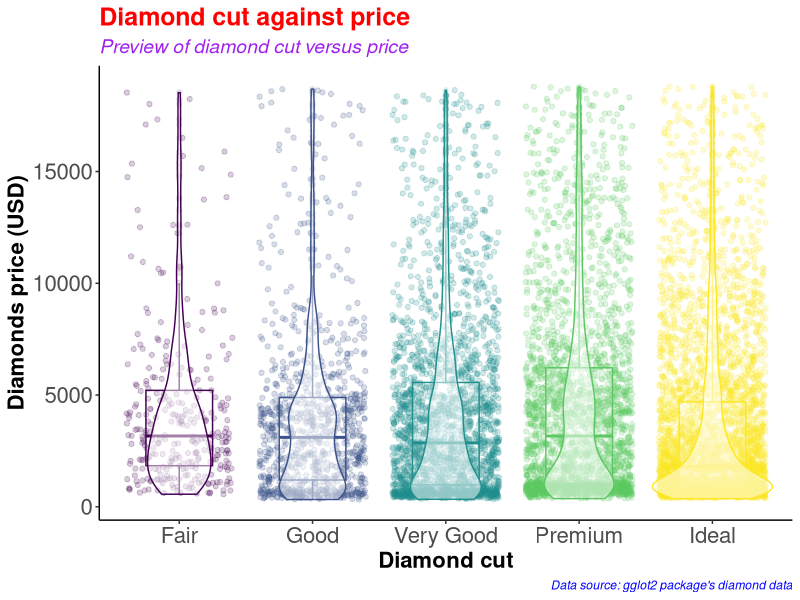
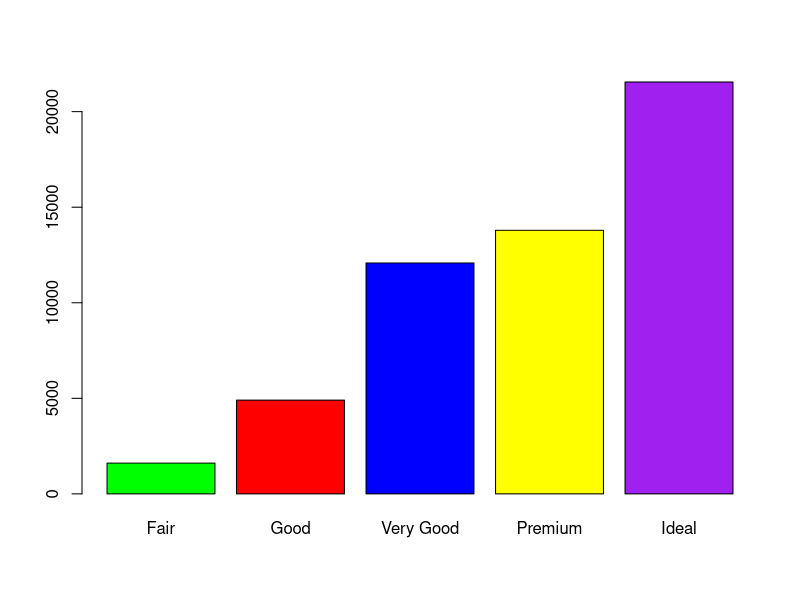
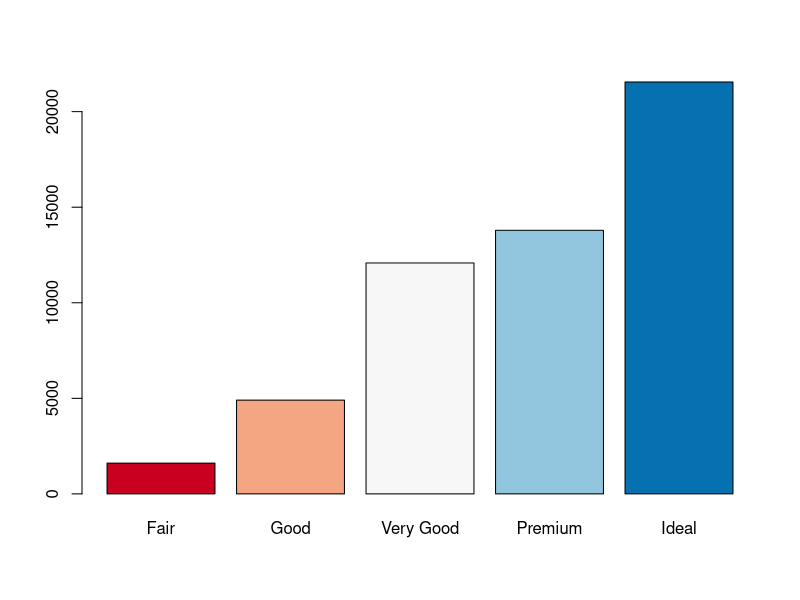
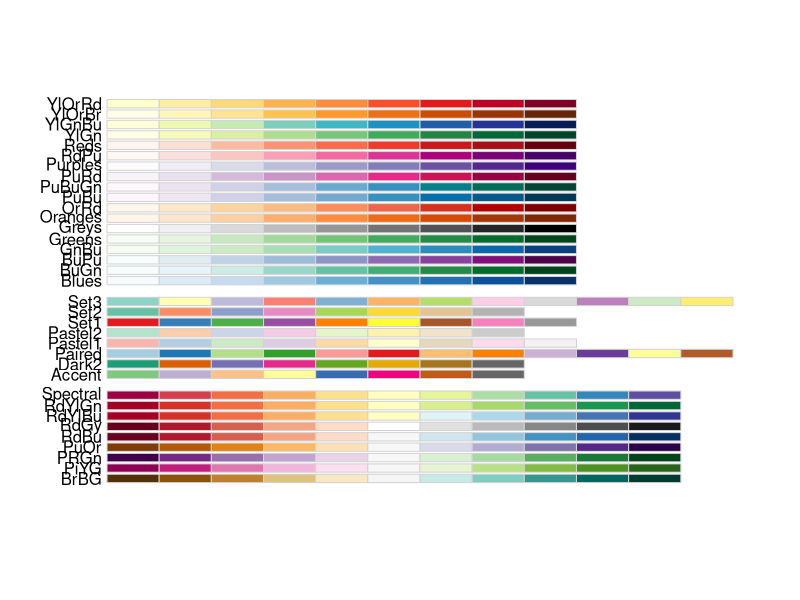
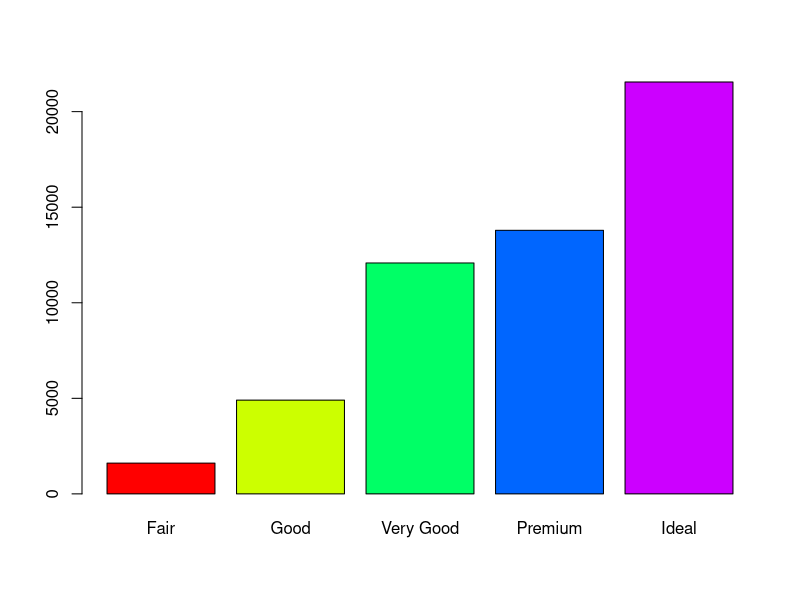
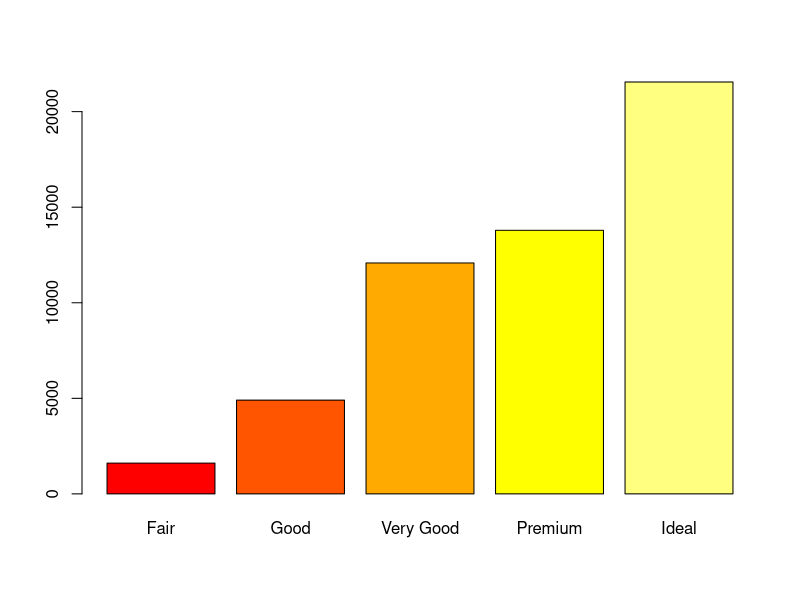
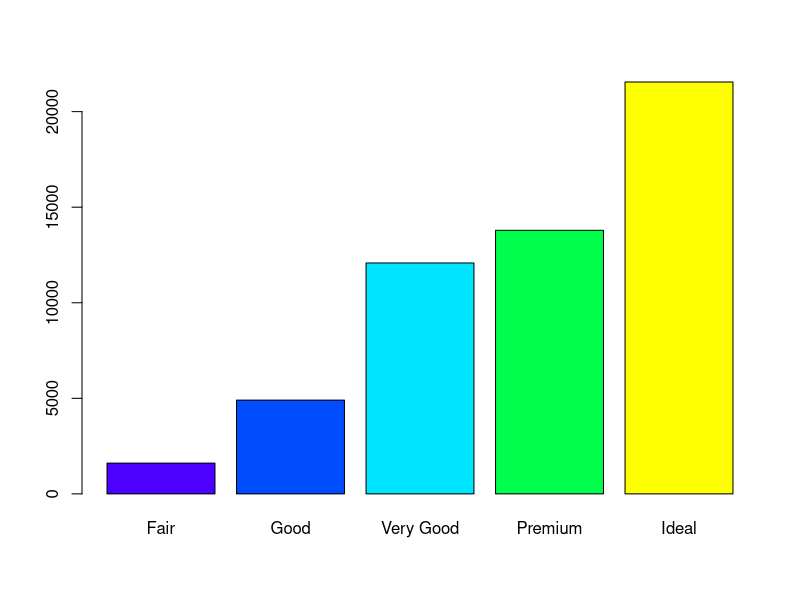
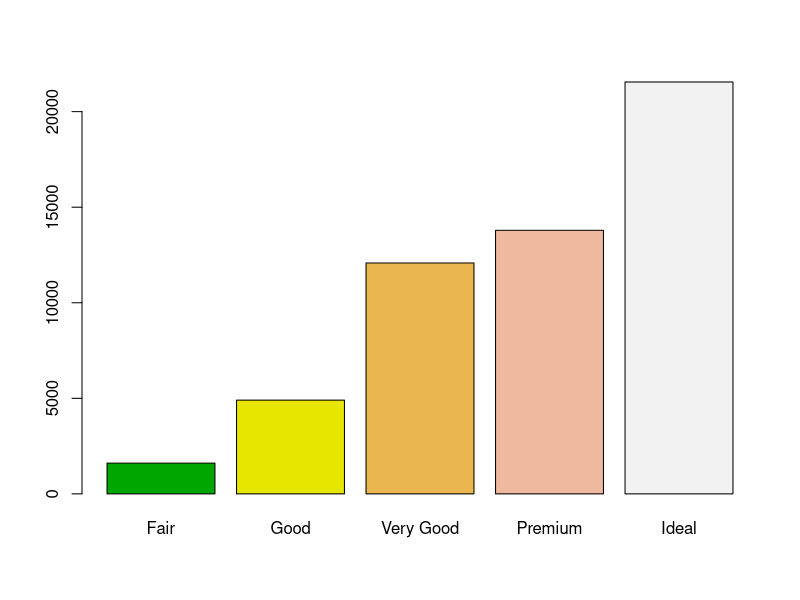

Source code (R) for these figures, in order:
#########################################
# Name: Wyclife Agumba Oluoch           #   
# E-mail: wyclifeoluoch@gmail.com       #
# GitHub: https://github.com/Wycology   #
# Task: Boxplot and violin plots in one #
# Date: 4th Jan 2021                    #
# Last edited: 3rd Sept 2021            #
#########################################

# Loading the necessary libraries for the project

base::library(tidyverse) # This is for data wrangling and plotting.
base::library(RColorBrewer) # This is for generating color pallets for the plots.

diamonds_df <- diamonds # Saving the diamonds data-set to a new object in R.

utils::head(diamonds) # Checking the variables in the data-set for subsequent analyses
base::nrow(diamonds) # Checking for the number of rows in the data. 53940 observations
base::ncol(diamonds) # Checking the number of variables in the data-set. 10 variables

diamonds_df %>% # Picking the diamonds data, and then
  dplyr::slice_sample(n = 0.2*(nrow(diamonds))) %>% # Picking a portion of the data-set
  ggplot2::ggplot(ggplot2::aes(x = cut, y = price, color = cut)) + # Adding the mapping variables
  ggplot2::geom_point(position = "jitter", alpha = 0.2) + # Adding jitter and alpha
  ggplot2::geom_boxplot(alpha = 0.1, width = 0.5) + # Modifying dimensions of the boxplot 
  ggplot2::geom_violin(alpha = 0.5) + # Adding violin plot on top of the box and jitter
  ggplot2::theme_classic() + # Adding my preferred theme for publication.
  ggplot2::theme(legend.position = "none") + # Removing the legend; it is on the x-axis
  ggplot2::labs(x = "Diamond cut", # Labels the x-axis.
       y = "Diamonds price (USD)", # Labeling the y-axis
       title = "Diamond cut against price", # Setting tibble of the plot
       subtitle = "Preview of diamond cut versus price", # Descriptive title beneath TITLE
       caption = "Data source: gglot2 package's diamond data") +
  ggplot2::theme(axis.text = ggplot2::element_text(size=16), # Size of labels on tick-marks
        axis.title = ggplot2::element_text(size=16,face="bold")) + # Size of axis labels
  ggplot2::theme(plot.title = ggplot2::element_text(color = 'red', size = 18, face = 'bold'),
        plot.subtitle = ggplot2::element_text(color = 'purple', size = 14, face = 'italic'),
        plot.caption = ggplot2::element_text(color = 'blue', face = 'italic'))

diamonds %>% # Picking the diamonds data, and then
  dplyr::filter(cut == 'Very Good') %>% # Picking the very good cut 
  base::nrow() # counting the number of rows with very good cut

diamonds %>% 
  dplyr::select(cut) %>% 
  base::table() %>% 
  graphics::barplot(col = c('green', 'red', 'blue', 'yellow', 'purple'))

# Instead of specifying the colors, we can simply use the color brewer panel 

diamonds %>% 
  dplyr::select(cut) %>% 
  base::table() %>% 
  graphics::barplot(col = RColorBrewer::brewer.pal(n = 5, name = "RdBu"))
# To display more brewer colors options to use, run the following function:

RColorBrewer::display.brewer.all()

# Can also use rainbow colors

diamonds %>% 
  dplyr::select(cut) %>% 
  base::table() %>% 
  graphics::barplot(col = grDevices::rainbow(5))

# Can also use heat.colors
diamonds %>% 
  dplyr::select(cut) %>% 
  base::table() %>% 
  graphics::barplot(col = grDevices::heat.colors(5))

# Can also use topographic colors

diamonds %>% 
  dplyr::select(cut) %>% 
  base::table() %>% 
  graphics::barplot(col = grDevices::topo.colors(5))

# Can also use terrain colors for the plot
diamonds %>% 
  dplyr::select(cut) %>% 
  base::table() %>% 
  graphics::barplot(col = grDevices::terrain.colors(5))

# Can also use cm.colors
diamonds %>% 
  dplyr::select(cut) %>% 
  base::table() %>% 
  graphics::barplot(col = grDevices::cm.colors(5)) 

# That is awesome. Good for the day.
